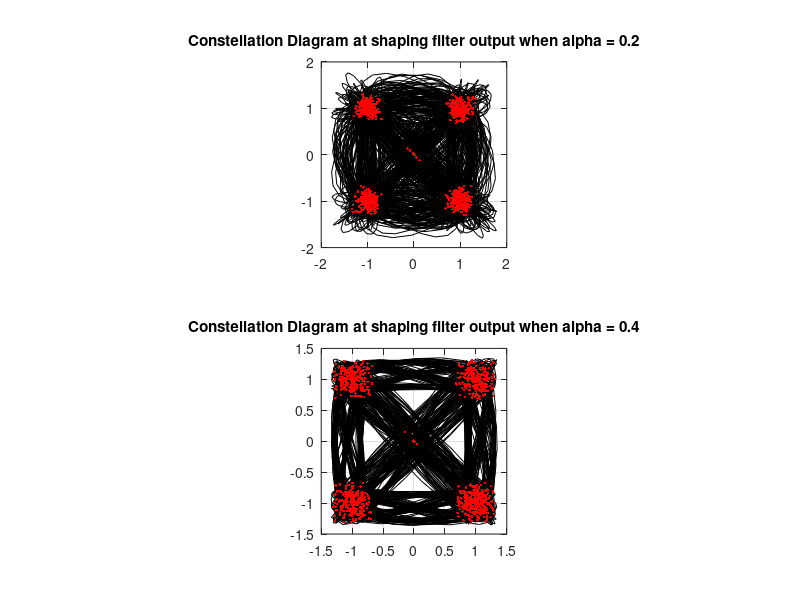

This figure's MATLAB source: (Note: this script raises an error after producing the figure.)
clear
load workspace
close all
subplot(2,1,1)
plot(x1, 'k')
grid on
axis('square')
hold on
plot(x1(1:8:8*N),'r.')
title('Constellation Diagram at shaping filter output when alpha = 0.2')

subplot(2,1,2)
plot(x2, 'k')
grid on
axis('square')
hold on
plot(x2(1:8:8*N),'r.')
title('Constellation Diagram at shaping filter output when alpha = 0.4')

save('workspace.mat')